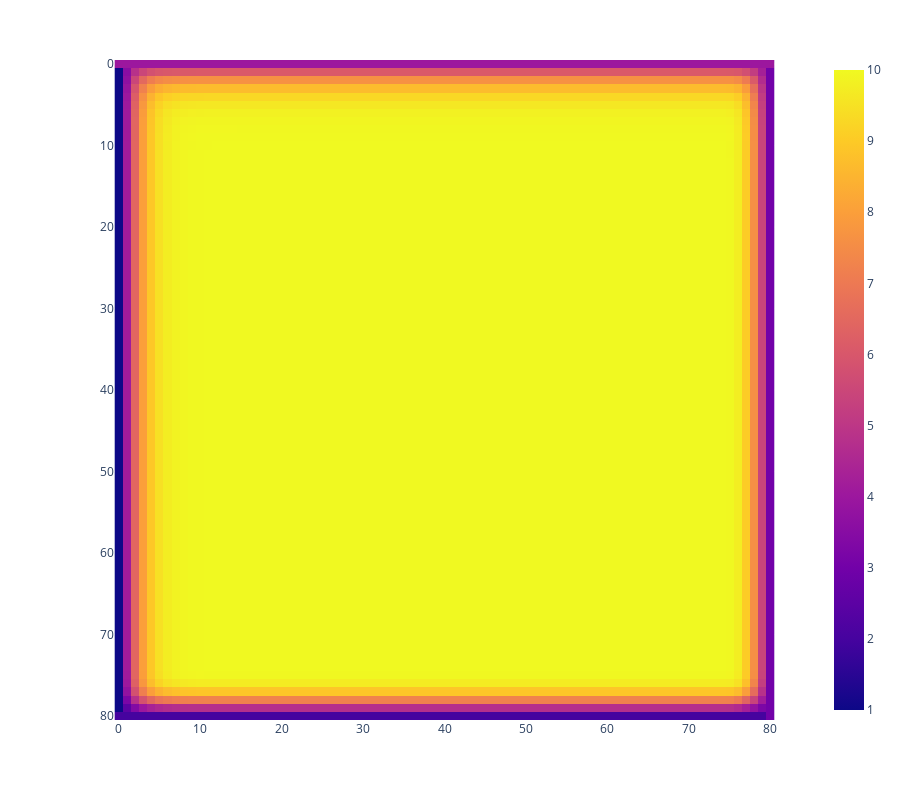

Notebook code for this chart:
### Markdown cell above
![Alt text](image-1.png)

### Code cell
def solve_jacobi():
    uold = u0.copy()
    unew = u0.copy()
    coeff = hx**2 * hy**2 / 2 / (hx**2 + hy**2)
    diff = np.inf
    # i = 0
    # while diff > 1e-10:
    for i in range(5):
        diff = -np.inf
        for mi in range(1, m):
            for li in range(1, l):
                unew[mi,li] = (unew[mi-1,li] + uold[mi+1,li] + unew[mi,li-1] + uold[mi,li+1])/4
                # unew[mi,li] = coeff/2 * (
                #     (unew[mi-1,li] + uold[mi+1,li])/hx**2 + (unew[mi,li-1] + uold[mi,li+1])/hy**2
                # ) 
                diff = max(diff, abs(unew[mi,li] - uold[mi,li]))
        print(f'at iter {i} diff={diff}')
        i += 1
        uold = unew
    return unew
ans = solve_jacobi()
px.imshow(ans, height=800)

### Figure 1 — Plotly figure (JSON) as saved in the notebook; plotly's stock layout.template omitted (floating-point values rounded to 4 significant figures; data arrays with more than 128 entries replaced by an {"elided": "..."} marker saying what was removed)
{"data": [{"coloraxis": "coloraxis", "hovertemplate": "x: %{x}<br>y: %{y}<br>color: %{z}<extra></extra>", "name": "0", "type": "heatmap", "xaxis": "x", "yaxis": "y", "z": {"elided": "81x81 float values"}}], "layout": {"coloraxis": {"colorscale": [[0, "#0d0887"], [0.1111, "#46039f"], [0.2222, "#7201a8"], [0.3333, "#9c179e"], [0.4444, "#bd3786"], [0.5556, "#d8576b"], [0.6667, "#ed7953"], [0.7778, "#fb9f3a"], [0.8889, "#fdca26"], [1, "#f0f921"]]}, "height": 800, "margin": {"t": 60}, "xaxis": {"anchor": "y", "constrain": "domain", "domain": [0, 1], "scaleanchor": "y"}, "yaxis": {"anchor": "x", "autorange": "reversed", "constrain": "domain", "domain": [0, 1]}}}
